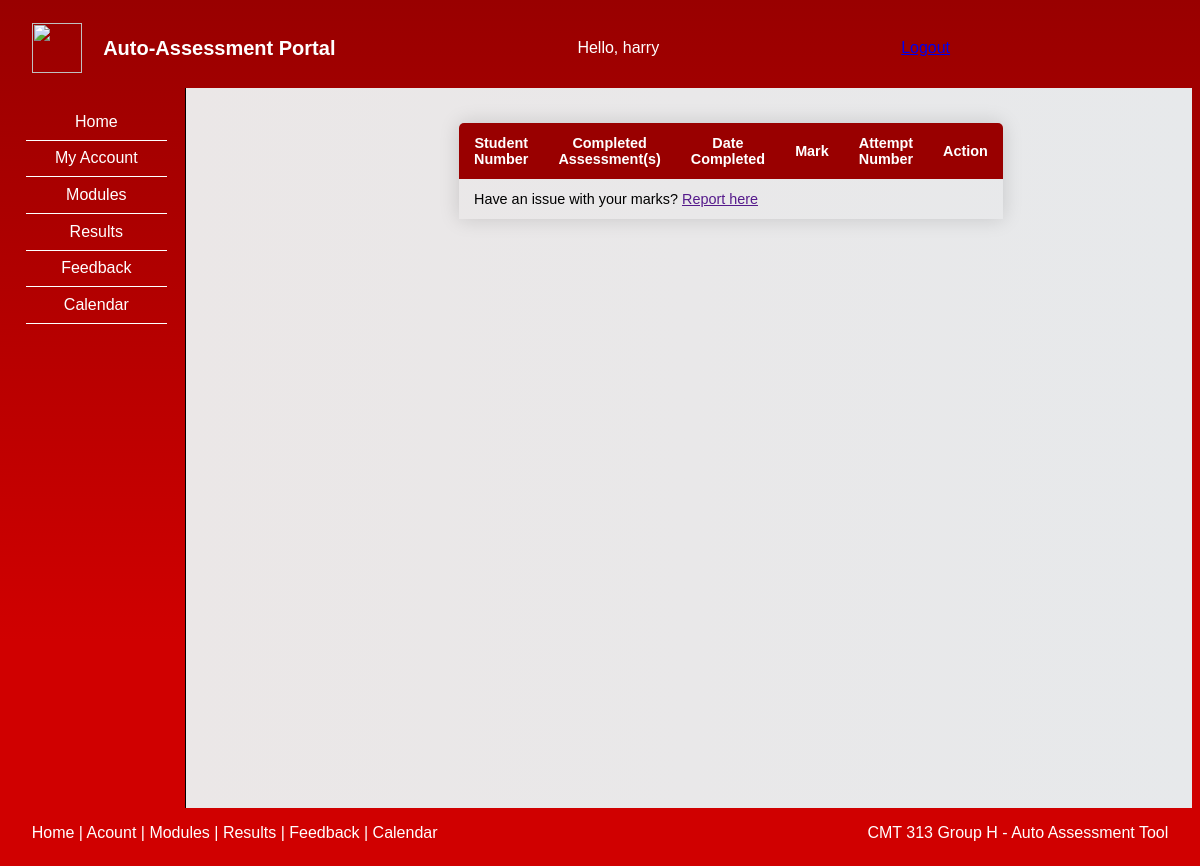
Page /completed_assessments/1 (signed in) on the earlier database version.
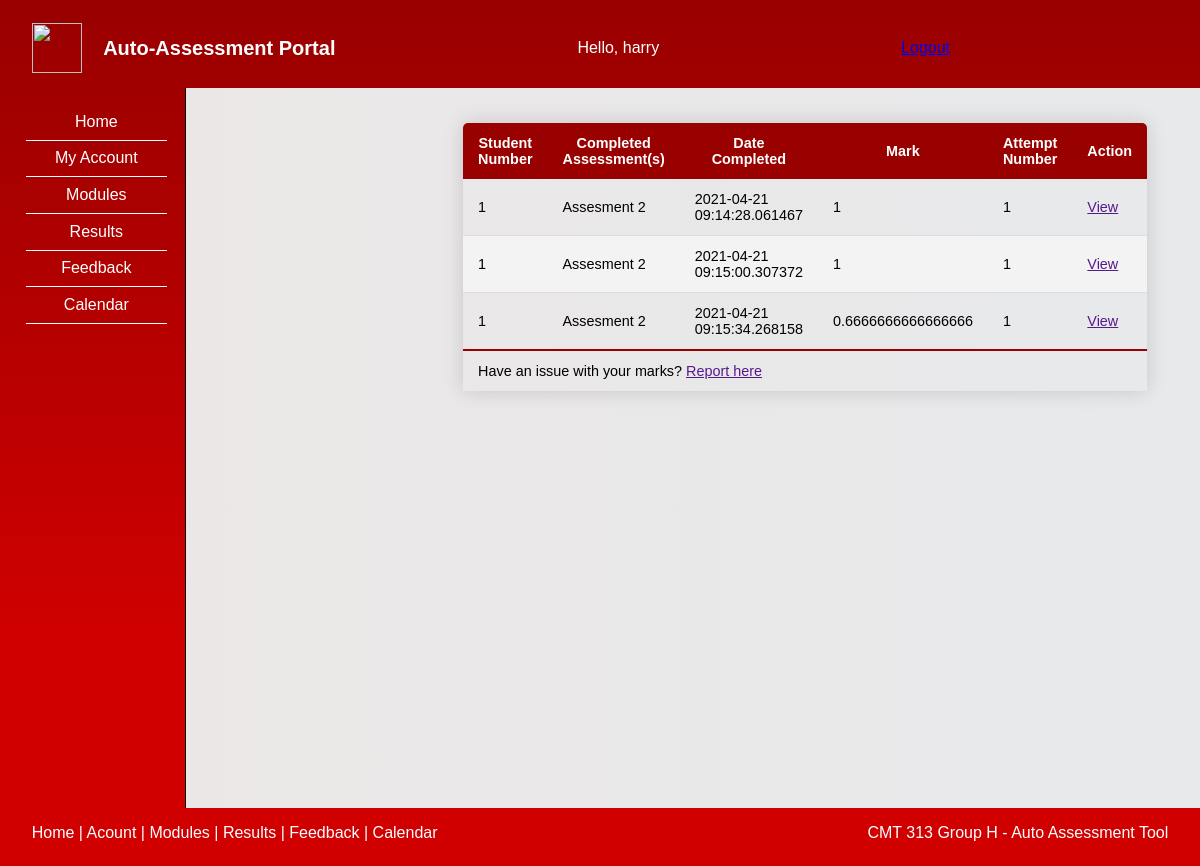
Same page on the later database version.
### AssessmentApp/models.py (models this page shows, shortened)
class user(db.Model,UserMixin):
    id = db.Column(db.Integer, primary_key = True)
    last_name = db.Column(db.String(40), unique = False, nullable = False)
    first_name = db.Column(db.String(40), unique = False, nullable = False)
    username = db.Column(db.String(15), unique = True, nullable = False)
    email = db.Column(db.String(120), unique = True, nullable = False)
    password_hash = db.Column(db.String(128))
    password = db.Column(db.String(60))
    is_staff = db.Column(db.Boolean, default = False, nullable = False)
    @property
    def password(self):
        raise AttributeError('password is not a readable attribute')
    @password.setter
    def password(self,password):
        self.password_hash = generate_password_hash(password)

class assessment_results(db.Model):
    id = db.Column(db.Integer, primary_key=True)
    user_id = db.Column(db.Integer, db.ForeignKey('user.id'))
    assessment_id = db.Column(db.Integer, db.ForeignKey('assessment_details.id'))
    attempt_number = db.Column(db.Integer, nullable = False)
    grade = db.Column(db.Integer, nullable = False)
    date_completed = db.Column(db.DateTime, nullable=False)

class assessment_details(db.Model):
    id = db.Column(db.Integer , primary_key = True)
    module_id = db.Column(db.Integer, db.ForeignKey('modules.id')) #, db.ForeignKey('modules.module_id'))
    assessment_type = db.Column(db.Boolean, nullable = False) #summative = 0, formative = 1
    assessment_name = db.Column(db.Text, nullable = False)
    assessment_instructions = db.Column(db.Text, nullable = False)
    allowed_attemps = db.Column(db.Integer, default = 100)
    weighting = db.Column(db.Integer , nullable = False)
    time_limit =  db.Column(db.DateTime, nullable = False)
    release =  db.Column(db.DateTime, nullable = False)
    end_date =  db.Column(db.DateTime, nullable = False)
    start_date =  db.Column(db.DateTime, nullable = False)

### AssessmentApp/routes_NK.py (the view)
@app.route("/completed_assessments/<int:user_id>")  # NK
def completed_assessments(user_id):
    result_ids = assessment_results.query.filter_by(user_id=current_user.id).all()
    assess_id = []
    assess_details = {}
    for r in result_ids:
        if r.assessment_id not in assess_id:
            assess_id.append(r.assessment_id)
    for a_id in assess_id:
        temp = assessment_details.query.filter_by(id=a_id).first()
        assess_details[a_id] = temp
    return render_template(
        "completed_assessments.html",
        result_ids=result_ids,
        assess_details=assess_details,
    )

### AssessmentApp/models.py (called while the page is built)
@login_manager.user_loader
def load_user(user_id):
    return user.query.get(int(user_id))

### AssessmentApp/templates/completed_assessments.html (shortened to what this page needs)
{% extends 'base.html' %}
{% block head %}
<link rel="stylesheet" href="{{ url_for('static', filename='style/assessmentStatsStyle.css') }}">
{% endblock %}
{% block body %}
<div class="content-tables">
  <table class="completed-assessments-table">
    <thead>
      <tr>
        <th scope="col">Student Number</th>
        <th scope="col">Completed Assessment(s)</th>
        <th scope="col">Date Completed</th>
        <th scope="col">Mark</th>
        <th scope="col">Attempt Number</th>
        <th scope="col">Action</th>
      </tr>
    </thead>
    <tbody>
      {% for r in result_ids %}
      <tr>
        <td>{{ current_user.id }}</td>
        <td>{{ assess_details[r.assessment_id].assessment_name }}</td>
        <td>{{ r.date_completed }}</td>
        <td>{{ r.grade }}</td>
        <td>{{ r.attempt_number }}</td>
        <td><a href="">View</a></td>
      </tr>
      {% endfor %}
    </tbody>
    <tfoot>
      <tr>
        <td colspan="4">Have an issue with your marks? <a href="">Report here</a></td>
      </tr>
    </tfoot>
  </table>
</div>
{% endblock %}

### AssessmentApp/templates/base.html (shortened to what this page needs)
<!DOCTYPE html>
<html lang="en" dir="ltr">
  <head>
    <link rel="stylesheet" href="{{ url_for('static', filename='style/mainStyle.css') }}">
    {% block head %}{% endblock %}
  </head>
  <body>
    <header class = "mainHeader">
      <div class="title">
        <img id = "cLogo" src="{{ url_for('static', filename='img/Cardiff_University.svg') }}" >
        <h1>&nbsp &nbsp Auto-Assessment Portal</h1>
      </div>
      Hello, {{current_user.username}}
      <a href="{{url_for('logout')}}">Logout</a>
    </header>
    <div class="outerContainer">
      <div class="sideBar">
        <ul>
          <li><span onclick="location.href = '/home'">Home</span></li>
          <li><span onclick="location.href = '/staffaccount'">My Account</span></li>
          <span onclick="location.href = '/view-modules'"><li>Modules</li></span>
          <li>Results</li>
          <li><span onclick="location.href = '/surveyresults'">Feedback</span></li></a>
          <li>Calendar</li>
        </ul>
      </div>
    <main>
      {% block body %}
      {% endblock %}
    </main>
    </div>
    <footer>
      <p>Home | Acount | Modules | Results | Feedback | Calendar <p>
      <p>CMT 313 Group H - Auto Assessment Tool</p>
    </footer>
  </body>
</html>

### AssessmentApp/static/style/mainStyle.css (style rules this page uses)
* { box-sizing: border-box; font-family: 'Noto Sans KR', sans-serif; }
html { background-color: #990000; background-image: linear-gradient(-180deg, #990000 0%, #d00000 74%); }
header { width: 100%; height: 10vh; display: flex; justify-content: space-between; align-items: center; color: white; padding-left: 2%; }
#cLogo { width: 50px; height: 50px; }
.title { display: flex; align-items: center; }
.title h1 { font-size: 20px; }
.outerContainer { display: flex; min-height: 90vh; height: 100%; }
.outerContainer main { flex: 1 0 auto; padding: 0 2% 2% 2%; background-image: linear-gradient(to right, #ebe7e7, #e7e9eb); }
.sideBar { width: 15%; border-right: 1px solid black; flex-shrink: 0; color: white; }
.sideBar ul { list-style: none; padding: 0; }
.sideBar li { padding-top: 5%; padding-bottom: 5%; margin-left: 10%; margin-right: 10%; text-align: center; border-bottom: 1px solid white; }
footer { color: white; display: flex; justify-content: space-between; align-items: center; padding-left: 2%; padding-right: 2%; }

### AssessmentApp/static/style/assessmentStatsStyle.css (style rules this page uses)
.assessment-statistics-table, .completed-assessments-table, .my-completed-assessments-table, .my-assessments-table { border-collapse: collapse; margin: 25px 0; font-size: 0.9em; min-width: 400px; border-radius: 5px 5px 0 0; overflow: hidden; box-shadow: 0 0 20px rgba(0, 0, 0, 0.15); }
.content-tables { margin: auto; width: 50%; padding: 10px; }
.content-tables thead tr { background-color: #990000; color: #ffffff; text-align: center; font-weight: bold; }
.content-tables th, .content-tables td { padding: 12px 15px; }
.content-tables tbody tr { border-bottom: 1px solid #dddddd; }
.content-tables tbody tr:nth-of-type(even) { background-color: #f3f3f3; }
.content-tables tbody tr:last-of-type { border-bottom: 2px solid #990000; }

Differences in the rows shown:
added assessment_results: {{ current_user.id }} "1", assessment.assessment_name "Assesment 2", date_completed "2021-04-21 09:14:28.061467", grade "1", attempt_number "1"
added assessment_results: {{ current_user.id }} "1", assessment.assessment_name "Assesment 2", date_completed "2021-04-21 09:15:00.307372", grade "1", attempt_number "1"
added assessment_results: {{ current_user.id }} "1", assessment.assessment_name "Assesment 2", date_completed "2021-04-21 09:15:34.268158", grade "0.6666666666666666", attempt_number "1"
